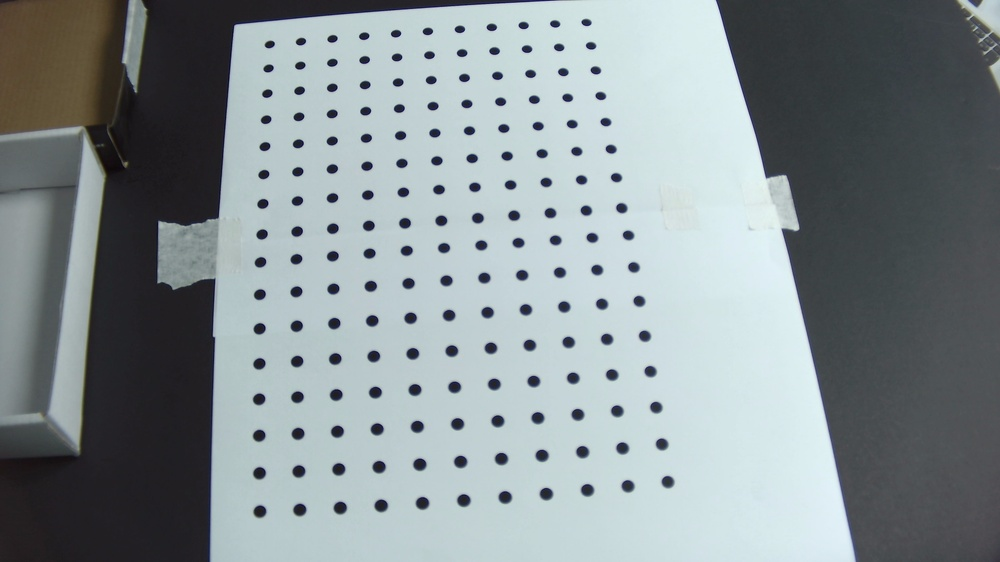
#> input picture Files/Sorting of Batteries/Camera Caliberation/Pattern/WIN_20240911_11_30_11_Pro.jpg, 1000 x 562 px, shrunk from 3840 x 2160 before the run; its folder holds only this picture in this run
$ jupyter execute Detected.ipynb
#> lines starting #> are read from the running program, lines starting #| are printed output that depends on the picture; after the words box and inside, x2 and y2 are one past the last pixel; in counts of white or black regions, pixels touching at a corner belong together
[cell 1]
import cv2
import numpy as np
import os
import glob

# Set the size of the pattern (7x7 for example)
pattern_size = (16, 11)

# Termination criteria for refining corner positions
criteria = (cv2.TERM_CRITERIA_EPS + cv2.TERM_CRITERIA_MAX_ITER, 30, 0.001)

# Prepare object points based on the pattern size
objp = np.zeros((np.prod(pattern_size), 3), np.float32)
objp[:, :2] = np.mgrid[0:pattern_size[0], 0:pattern_size[1]].T.reshape(-1, 2)

# Arrays to store object points and image points
objpoints = []  # 3D points in real world space
imgpoints = []  # 2D points in image plane

# Image path for calibration images
image_path = r'C:\Users\mfaiz\Desktop\PROJECT\Sorting of Batteries\Camera Caliberation\Pattern'

# Function to detect and save pattern from images
def detect_pattern(image_folder):
    images = glob.glob(os.path.join(image_folder, '*.jpg'))  # Load all images in the folder
    save_dir = os.path.join(image_folder, 'detected_patterns')  # Directory to save detected patterns
    if not os.path.exists(save_dir):
        os.makedirs(save_dir)

    for idx, fname in enumerate(images):
        img = cv2.imread(fname)
#> img is the input picture: shape (562, 1000, 3); mean B, G, R 148.3, 145.6, 135.8
        if img is None:
            print(f"Failed to load image {fname}")
            continue

        gray = cv2.cvtColor(img, cv2.COLOR_BGR2GRAY)
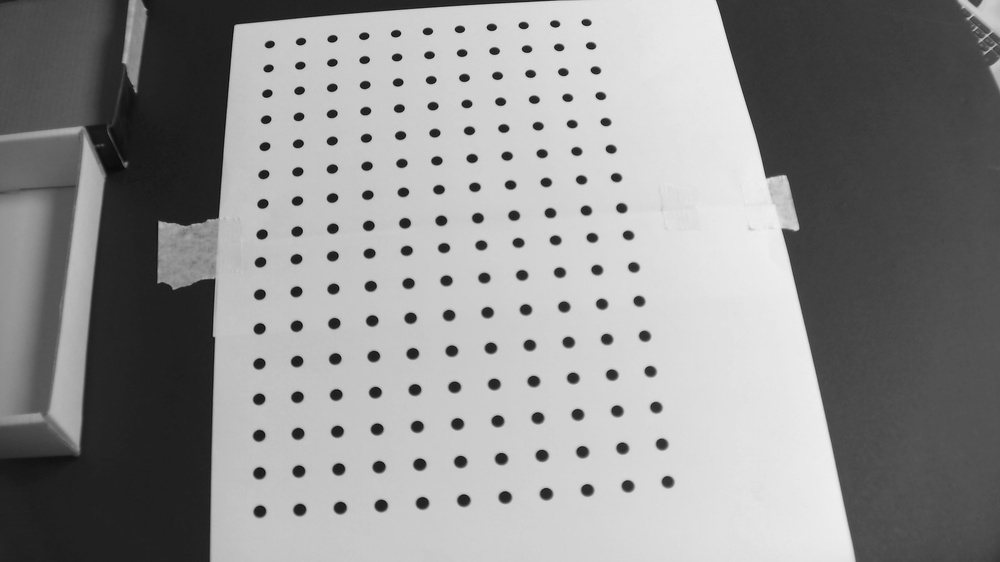
#> gray: shape (562, 1000); min 5, max 240, mean 143

        # Detect the circles grid pattern
        ret, corners = cv2.findCirclesGrid(gray, pattern_size, cv2.CALIB_CB_SYMMETRIC_GRID)
#> ret = True; corners = 176 rows, first 8: [269.3, 44.05], [268.1, 68.03], [266.9, 93.18], [265.7, 119.3], [264.5, 146.2], [263.4, 174.1], [262.5, 203.4], [261.7, 234]

        if ret:
            objpoints.append(objp)
            imgpoints.append(corners)

            # Draw and display the detected corners
            cv2.drawChessboardCorners(img, pattern_size, corners, ret)
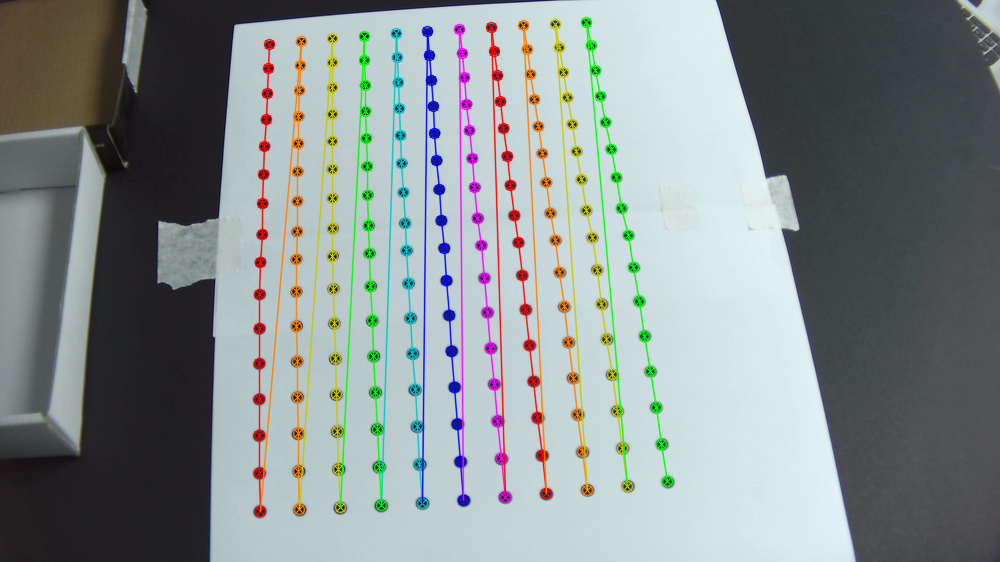
#> img: shape (562, 1000, 3); 7.56% of pixels changed, all inside (x1, y1, x2, y2) = (253, 16, 674, 518)

            # Save the image with detected pattern
            save_image_path = os.path.join(save_dir, f"pattern_detected_{idx}.jpg")
            cv2.imwrite(save_image_path, img)
            print(f"Pattern detected and saved: {save_image_path}")
        else:
            print(f"Pattern not detected in {fname}")

    # Perform camera calibration if enough points are detected
    if len(objpoints) > 0 and len(imgpoints) > 0:
        ret, camera_matrix, dist_coeffs, rvecs, tvecs = cv2.calibrateCamera(objpoints, imgpoints, gray.shape[::-1], None, None)
#> ret = 0.838; camera_matrix = [[400.5, 0, 470.5], [0, 369.1, 361.3], [0, 0, 1]]; dist_coeffs = [[-0.127, 0.141, -0.00657, 0.00107, -0.0676]]; rvecs = ([2.21, 2.04, -0.187],); tvecs = ([-6.35, -10.71, 12.01],)

        # Save the calibration data
        np.savez(os.path.join(image_folder, 'calibration_data.npz'), mtx=camera_matrix, dist=dist_coeffs)
        print("Calibration successful. Data saved.")
    else:
        print("No patterns were detected. Calibration could not be performed.")

# Call the function to process the images
detect_pattern(image_path)
